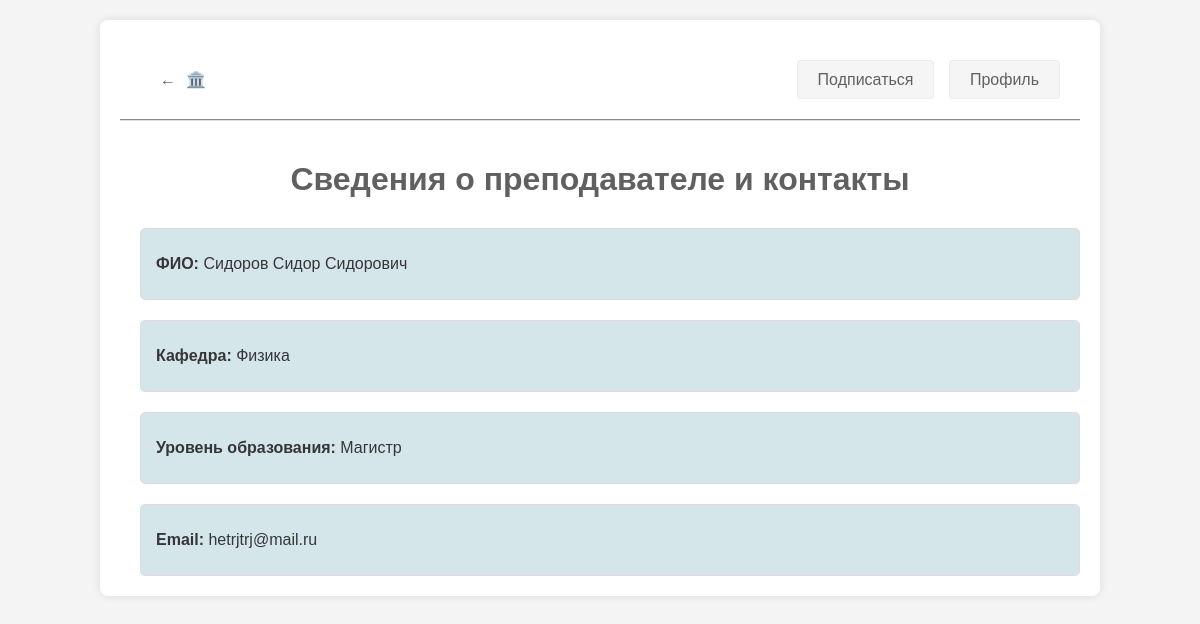
/view_teacher.php?tr=13 (signed in), run on the app's committed database.
### tables this page shows
CREATE TABLE `teachers` (
  `id` int NOT NULL,
  `surname` varchar(255) NOT NULL,
  `name` varchar(255) NOT NULL,
  `patronymic` varchar(255) DEFAULT NULL,
  `education_level` varchar(255) DEFAULT NULL,
  `email` varchar(255) NOT NULL,
  `department_id` int DEFAULT NULL
);

CREATE TABLE `departments` (
  `id` int NOT NULL,
  `name` varchar(255) NOT NULL,
  `description` text NOT NULL
);

### web/view_teacher.php (the view, shortened to what this page needs)
<!DOCTYPE html>
<html lang="en">
<head>
    <link rel="stylesheet" href="styles/view_teacher.css">
</head>
<body>
<div class="container">
      <div class="header">
      <div class="header-left">
            <a href="index.php" class="home-button"><div>←</div><div class="symbol">🏛️</div></a>
        </div>
        <div class="info">
            <a href="https://vk.com/donstu?from=groups" class="subscribe-button">Подписаться</a>
            <a href="profile.php" class="profile-button">Профиль</a>
        </div>
    </div>
<?php
$host = 'MySQL-8.2';
$user = 'root';
$pass = '';
$db = 'site';
$connect = mysqli_connect($host, $user, $pass, $db);
if (isset($_GET['tr']) && is_numeric($_GET['tr'])) {
    $teacher_id = (int)$_GET['tr'];
} else {
    echo "<p class='error-message'>Неверный ID преподавателя.</p>";
    exit;
}
$teacher_query = mysqli_query($connect, "
    SELECT
        t.surname,
        t.name,
        t.patronymic,
        t.education_level,
        t.email,
        d.name as name2
    FROM teachers t
    INNER JOIN departments d ON t.department_id = d.id
    WHERE t.id = '$teacher_id'
");
if ($teacher_query && mysqli_num_rows($teacher_query) > 0) {
    $teacher = mysqli_fetch_assoc($teacher_query);
    echo "<h1>Сведения о преподавателе и контакты</h1>";
    echo "<div class='teacher-block'>";
    echo "<p><strong>ФИО:</strong> " . htmlspecialchars($teacher['surname'] . ' ' . $teacher['name'] . ' ' . $teacher['patronymic']) . "</p>";
    echo "</div>";
    echo "<div class='teacher-block'>";
    echo "<p><strong>Кафедра:</strong> " . htmlspecialchars($teacher['name2']) . "</p>";
    echo "</div>";
    echo "<div class='teacher-block'>";
    echo "<p><strong>Уровень образования:</strong> " . htmlspecialchars($teacher['education_level']) . "</p>";
    echo "</div>";
    echo "<div class='teacher-block'>";
    echo "<p><strong>Email:</strong> " . htmlspecialchars($teacher['email']) . "</p>";
    echo "</div>";
} else {
    echo "<p class='error-message'>Преподаватель не найден.</p>";
}
?>
</div>
</body>
</html>

### web/styles/view_teacher.css (style rules this page uses)
body { font-family: Arial, sans-serif; background-color: #f4f4f4; margin: 0; padding: 0; }
.header { padding: 1%; text-align: right; }
.header a { text-decoration: none; color: #606060; }
.header-left a { display: flex; flex-direction: row; align-items: baseline; padding: 10px 20px; }
.symbol { margin-left: 10px; }
.subscribe-button { border-width: 1px; border-style: ridge; border-radius: 4px; cursor: pointer; font-size: 1em; padding: 10px 20px; background-color: whitesmoke; margin-right: 10px; transition: background-color 1s ease; }
.profile-button { border-width: 1px; border-style: ridge; border-radius: 4px; cursor: pointer; font-size: 1em; padding: 10px 20px; background-color: whitesmoke; transition: background-color 1s ease; }
.container { width: 80%; max-width: 960px; margin: 20px auto; background-color: #fff; padding: 20px; border-radius: 8px; box-shadow: 0 0 10px rgba(0, 0, 0, 0.1); }
h1 { margin-top: 40px; text-align: center; color: #606060; margin-bottom: 30px; }
.header { border-width: 0; border-bottom-width: 2px; border-bottom-style:groove; border-bottom-color: rgb(223, 223, 223); padding: 20px 20px; margin-bottom: 20px; display: flex; justify-content: space-between; align-items: center; }
.header-left, .header-right { display: flex; align-items: center; }
.header .info { text-align: right; }
.teacher-block { margin-top: 20px; margin-left: 20px; padding: 10px 15px; border: 1px solid #ddd; border-radius: 5px; color: #363636; background-color: #99c3cb6b; }

### data on the page
teachers: surname+name+patronymic "Сидоров Сидор Сидорович", department.name "Физика", education_level "Магистр", email "hetrjtrj@mail.ru"
